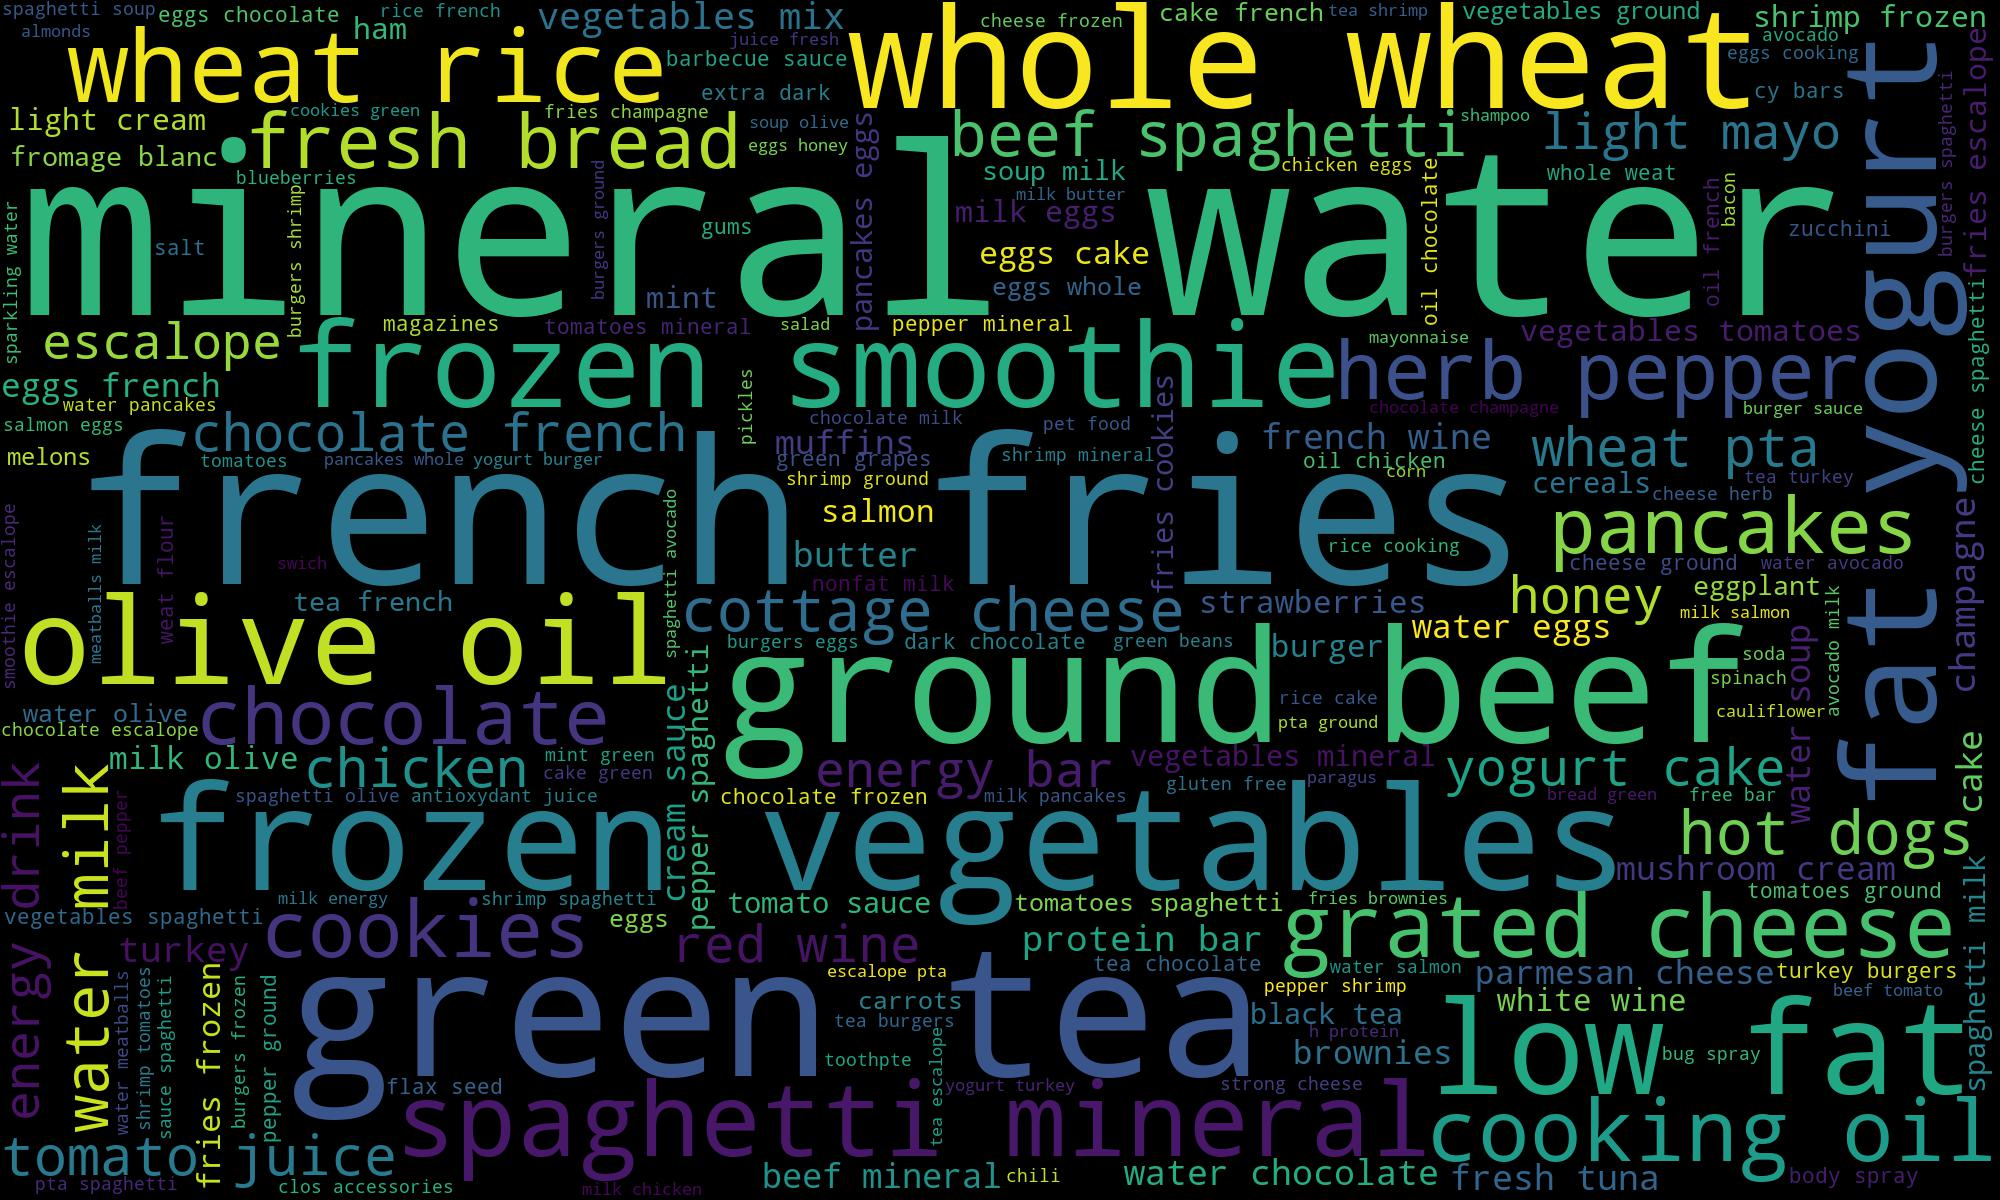

This figure's Python source:
# -*- coding: utf-8 -*-
"""
Created on Wed Mar 10 20:39:33 2021

@author: houshiyang
"""

#利用Python进行词云展示
from wordcloud import WordCloud
import matplotlib.pyplot as plt
from nltk.tokenize import word_tokenize
import pandas as pd


#数据加载
data = pd.read_csv('./Market_Basket_Optimisation.csv', header = None)
print('data', data)
print('data-shape', data.shape)

#将数据存放到transaction, shape[0]为行数，shape[1]为列数
transactions = []
#存储计数字典
item_count = {}


for i in range(data.shape[0]):
    temp = []
    for j in range(data.shape[1]):
        #取出数据，清洗
        item = str(data.values[i, j])
        if item != 'nan':
            temp.append(item)
            #计数
            if item not in item_count:
                item_count[item] = 1
            else:
                item_count[item] += 1
    transactions.append(temp)
print('transactions', transactions)


#去掉比较常用的虚词停用词
def remove_stop_words(f):
    #预设要去掉的词列表
    stop_words = ['and', 'for', 'as', 'the']
    for stop_word in stop_words:
        #将停用词替换为空
        f = f.replace(stop_word, '')
    return f
    
    
def create_word_cloud(f):
    f = remove_stop_words(f)
    # Q:word_tokenize作用是啥？？？ 
    cut_text = word_tokenize(f)
    cut_text = " ".join(cut_text)
    wc = WordCloud(
        max_words = 200, #调节词个数
        width = 2000,
        height = 1200
        )
    wordcloud = wc.generate(cut_text)
    wordcloud.to_file("word_cloud.jpg")
    
    
#生成词云
all_word = ' '.join('%s' %item for item in transactions)
print('all_word', all_word)
create_word_cloud(all_word)
    
    
    
    
    
    
    
    
